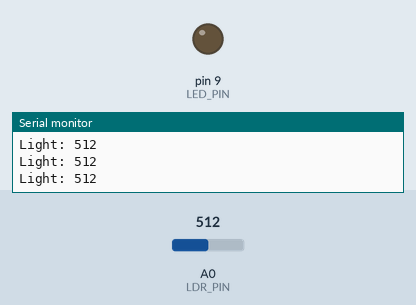
Recording of a sketch running on a simulated Arduino Uno, built with avr-gcc and run on an emulated ATmega328P. On the bench: output pins drawn as LEDs (lit = HIGH), the last lines printed to the serial monitor. The inputs (shaded band) are chosen by the test bench; at power-on: A0 (LDR_PIN) = 512.

Above: at 1.2 s.
1.3 s: A0 (LDR_PIN) set to 484
At 2.1 s:
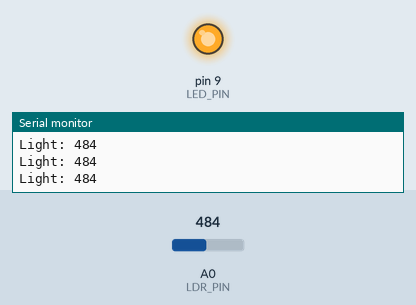
2.8 s: A0 (LDR_PIN) set to 510
At 3.4 s:
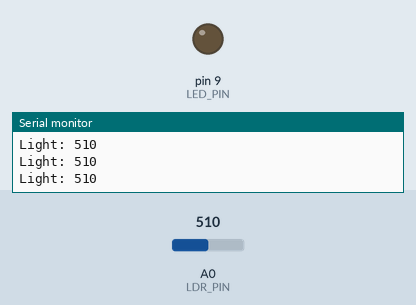
4.3 s: A0 (LDR_PIN) set to 490
At 4.7 s:
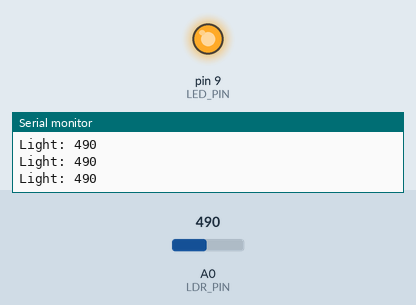
Timing chart, 0 to 7.3 s (numbered marks = the images above; inputs shaded):
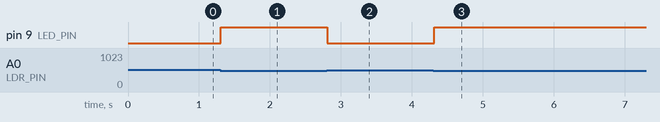

Measured:
- the behaviour switches between 500 and 499 on A0 (LDR_PIN) (found by bisection; images 0 and 1)
- after the input at 1.3 s, pin 9 (LED_PIN): LOW → HIGH at once
- after the input at 2.8 s, pin 9 (LED_PIN): HIGH → LOW at once
- after the input at 4.3 s, pin 9 (LED_PIN): LOW → HIGH at once

The sketch:

004-automatic-night-light.ino
```cpp
// 004

const int LDR_PIN = A0;
const int LED_PIN = 9;

const int LIGHT_THRESHOLD = 500;

void setup() {
    pinMode(LED_PIN, OUTPUT);
    Serial.begin(9600);
}

void loop() {
    int lightValue = analogRead(LDR_PIN);

    Serial.print("Light: ");
    Serial.println(lightValue);

    if (lightValue < LIGHT_THRESHOLD) {
        analogWrite(LED_PIN, 255);
    } else {
        analogWrite(LED_PIN, 0);
    }

    delay(100);
}
```
